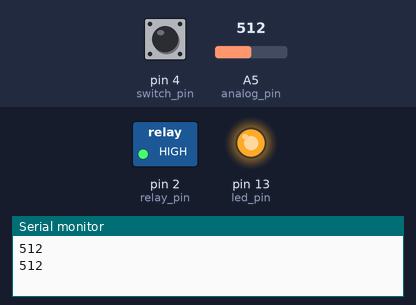
A sketch run on a simulated Arduino Uno, built with avr-gcc and run on an emulated ATmega328P. Shown: switched loads named in the sketch (green lamp = pin HIGH), output pins drawn as LEDs (lit = HIGH), the last lines printed to the serial monitor. The test bench sets the inputs (shaded band); at power-on: A5 (analog_pin) = 512, pin 4 (switch_pin) HIGH.

Above: at 1.8 s.
1.9 s: A5 (analog_pin) set to 213
3.4 s: A5 (analog_pin) set to 193
At 5.0 s:
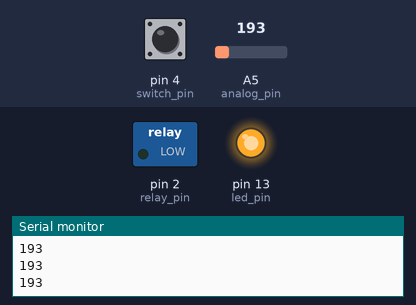
5.5 s: pin 4 (switch_pin) pulled LOW for 1.2 s
At 6.4 s:
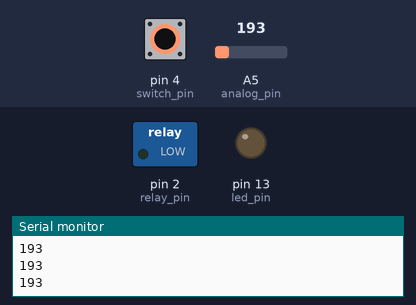
8.2 s: pin 4 (switch_pin) pulled LOW for 3.2 s
At 12.3 s:
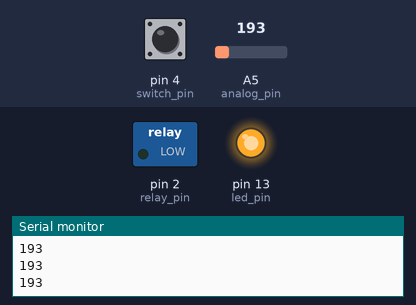
12.9 s: A5 (analog_pin) set to 210
At 13.4 s:
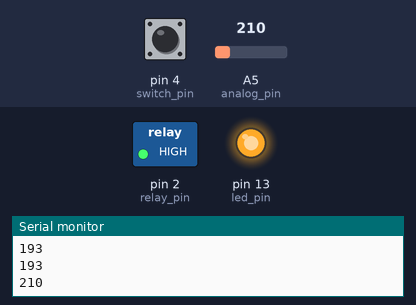
14.4 s: pin 4 (switch_pin) pulled LOW for 1.2 s
At 15.3 s:
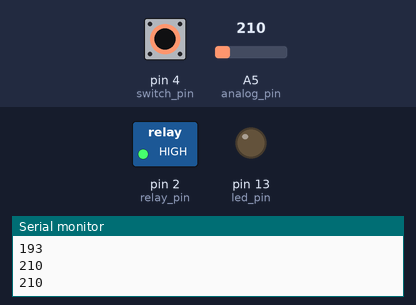
Timing chart, 0 to 17.4 s (numbered marks = the images above; inputs shaded):
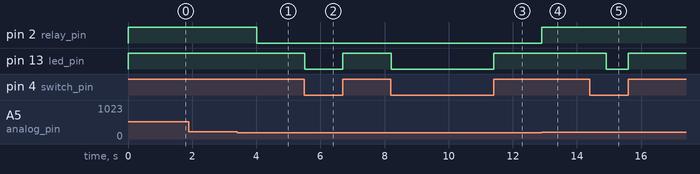

Measured:
- the behaviour switches between 201 and 200 on A5 (analog_pin) (found by bisection; images 0 and 1)
- after the input at 3.4 s, pin 2 (relay_pin): HIGH → LOW after 0.62 s
- after the input at 5.5 s, pin 13 (led_pin): HIGH → LOW at once, → HIGH 1.2 s later
- after the input at 8.2 s, pin 13 (led_pin): HIGH → LOW at once, → HIGH 3.2 s later
- after the input at 12.9 s, pin 2 (relay_pin): LOW → HIGH at once
- after the input at 14.4 s, pin 13 (led_pin): HIGH → LOW after 0.51 s, → HIGH 0.69 s later

The sketch:

doorbell_buzzatron.ino
```cpp
int switch_pin = 4;
int led_pin    = LED_BUILTIN;
int relay_pin  = 2;
int analog_pin = A5;

int threshold  = 200;

int read_val = 0;

void setup()
{
  // put your setup code here, to run once:
  Serial.begin(115200);

  pinMode(switch_pin, INPUT_PULLUP);
  pinMode(analog_pin, INPUT);
  pinMode(led_pin, OUTPUT);
  pinMode(relay_pin, OUTPUT);

  digitalWrite(relay_pin, LOW);
  digitalWrite(led_pin, LOW);
}

void loop()
{
  // put your main code here, to run repeatedly:
  if (digitalRead(switch_pin))
  {
    digitalWrite(led_pin, HIGH);
    read_val = analogRead(analog_pin);
    Serial.println(read_val);

    if (read_val > threshold)
    {
      digitalWrite(relay_pin, HIGH);
      delay(1000);
    }
    else
    {
      digitalWrite(relay_pin, LOW);
    }
  }
  else
  {
    digitalWrite(led_pin, LOW);
  }

  delay(5);
}
```
